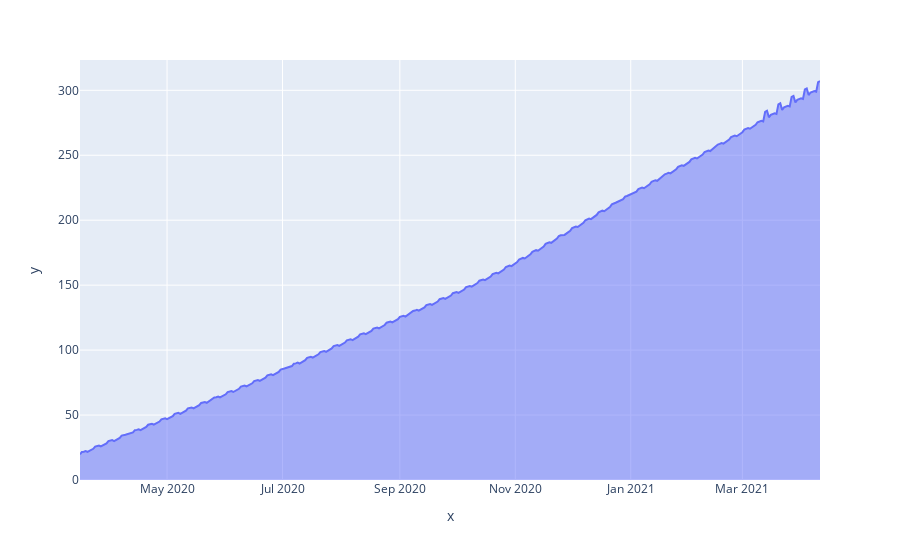

Source (notebook cell):
### Code cell
px.area(x=predictions["ds"],y=predictions["yhat"])

### Figure 1 — Plotly figure (JSON) as saved in the notebook; plotly's stock layout.template omitted (floating-point values rounded to 4 significant figures; data arrays with more than 128 entries replaced by an {"elided": "..."} marker saying what was removed)
{"data": [{"fillpattern": {"shape": ""}, "hovertemplate": "x=%{x}<br>y=%{y}<extra></extra>", "legendgroup": "", "line": {"color": "#636efa"}, "marker": {"symbol": "circle"}, "mode": "lines", "name": "", "orientation": "v", "showlegend": false, "stackgroup": "1", "type": "scatter", "x": {"elided": "281 str values"}, "xaxis": "x", "y": {"elided": "281 float values"}, "yaxis": "y"}], "layout": {"legend": {"tracegroupgap": 0}, "margin": {"t": 60}, "xaxis": {"anchor": "y", "domain": [0, 1], "title": {"text": "x"}}, "yaxis": {"anchor": "x", "domain": [0, 1], "title": {"text": "y"}}}}
